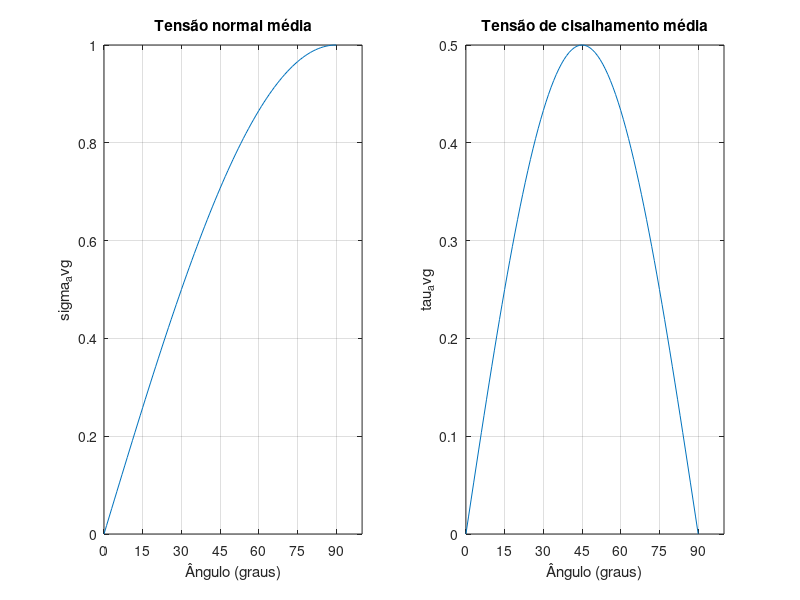

Recreate this plot in MATLAB.
clear;      % Limpa todas as variáveis do Workspace
clc;        % Limpa a Janela de Comandos
close all;  % Fecha todas as figuras abertas

P = input("Valor de P: ");
A = input("Valor de A: ");

graus = 0:90;
radiano = deg2rad(graus);

sigma_avg = (P / A) * sin(radiano);
tau_avg = (P / (2 * A)) * sin(2 * radiano);

figure;

subplot(1, 2, 1);
plot(graus, sigma_avg);
xlabel("Ângulo (graus)");
ylabel("sigma_avg");
title("Tensão normal média");
xticks(0:15:90);
grid on;

subplot(1, 2, 2);
plot(graus, tau_avg);
xlabel("Ângulo (graus)");
ylabel("tau_avg");
title("Tensão de cisalhamento média");
xticks(0:15:90);
grid on;
